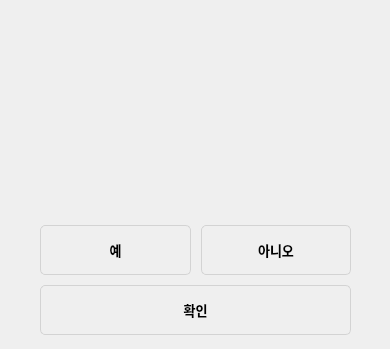
<?xml version="1.0" encoding="UTF-8"?>
<ui version="4.0">
 <class>DlgWarning</class>
 <widget class="QDialog" name="DlgWarning">
  <property name="geometry">
   <rect>
    <x>0</x>
    <y>0</y>
    <width>390</width>
    <height>349</height>
   </rect>
  </property>
  <property name="windowTitle">
   <string>Dialog</string>
  </property>
  <widget class="QWidget" name="layoutWidget">
   <property name="geometry">
    <rect>
     <x>0</x>
     <y>210</y>
     <width>391</width>
     <height>140</height>
    </rect>
   </property>
   <layout class="QVBoxLayout" name="layout_button">
    <property name="spacing">
     <number>10</number>
    </property>
    <property name="leftMargin">
     <number>40</number>
    </property>
    <property name="topMargin">
     <number>15</number>
    </property>
    <property name="rightMargin">
     <number>40</number>
    </property>
    <property name="bottomMargin">
     <number>15</number>
    </property>
    <item>
     <widget class="QWidget" name="layout_double" native="true">
      <layout class="QHBoxLayout" name="horizontalLayout_4">
       <property name="spacing">
        <number>10</number>
       </property>
       <property name="leftMargin">
        <number>0</number>
       </property>
       <property name="topMargin">
        <number>0</number>
       </property>
       <property name="rightMargin">
        <number>0</number>
       </property>
       <property name="bottomMargin">
        <number>0</number>
       </property>
       <item>
        <widget class="QPushButton" name="btn_yes">
         <property name="sizePolicy">
          <sizepolicy hsizetype="Preferred" vsizetype="Preferred">
           <horstretch>0</horstretch>
           <verstretch>0</verstretch>
          </sizepolicy>
         </property>
         <property name="minimumSize">
          <size>
           <width>0</width>
           <height>50</height>
          </size>
         </property>
         <property name="font">
          <font>
           <family>평창체 Regular</family>
           <pointsize>10</pointsize>
           <weight>75</weight>
           <italic>false</italic>
           <bold>true</bold>
          </font>
         </property>
         <property name="styleSheet">
          <string notr="true">border:1px solid lightgray;
border-radius:5px;
padding:5px;</string>
         </property>
         <property name="text">
          <string>예</string>
         </property>
        </widget>
       </item>
       <item>
        <widget class="QPushButton" name="btn_no">
         <property name="sizePolicy">
          <sizepolicy hsizetype="Preferred" vsizetype="Preferred">
           <horstretch>0</horstretch>
           <verstretch>0</verstretch>
          </sizepolicy>
         </property>
         <property name="minimumSize">
          <size>
           <width>0</width>
           <height>50</height>
          </size>
         </property>
         <property name="font">
          <font>
           <family>평창체 Regular</family>
           <pointsize>10</pointsize>
           <weight>75</weight>
           <italic>false</italic>
           <bold>true</bold>
          </font>
         </property>
         <property name="styleSheet">
          <string notr="true">border:1px solid lightgray;
border-radius:5px;
padding:5px;</string>
         </property>
         <property name="text">
          <string>아니오</string>
         </property>
        </widget>
       </item>
      </layout>
     </widget>
    </item>
    <item>
     <widget class="QPushButton" name="btn_single">
      <property name="sizePolicy">
       <sizepolicy hsizetype="Preferred" vsizetype="Preferred">
        <horstretch>0</horstretch>
        <verstretch>0</verstretch>
       </sizepolicy>
      </property>
      <property name="minimumSize">
       <size>
        <width>0</width>
        <height>50</height>
       </size>
      </property>
      <property name="font">
       <font>
        <family>평창체 Regular</family>
        <pointsize>10</pointsize>
        <weight>75</weight>
        <italic>false</italic>
        <bold>true</bold>
       </font>
      </property>
      <property name="styleSheet">
       <string notr="true">border:1px solid lightgray;
border-radius:5px;
padding:5px;</string>
      </property>
      <property name="text">
       <string>확인</string>
      </property>
     </widget>
    </item>
   </layout>
  </widget>
  <widget class="QWidget" name="widget_2" native="true">
   <property name="geometry">
    <rect>
     <x>-10</x>
     <y>40</y>
     <width>400</width>
     <height>168</height>
    </rect>
   </property>
   <layout class="QHBoxLayout" name="horizontalLayout_5" stretch="0,1">
    <property name="leftMargin">
     <number>9</number>
    </property>
    <property name="topMargin">
     <number>0</number>
    </property>
    <property name="rightMargin">
     <number>9</number>
    </property>
    <property name="bottomMargin">
     <number>9</number>
    </property>
    <item>
     <widget class="QWidget" name="widget_3" native="true">
      <layout class="QVBoxLayout" name="verticalLayout_3">
       <property name="leftMargin">
        <number>0</number>
       </property>
       <property name="topMargin">
        <number>0</number>
       </property>
       <property name="rightMargin">
        <number>0</number>
       </property>
       <property name="bottomMargin">
        <number>0</number>
       </property>
       <item>
        <widget class="QLabel" name="lbl_img">
         <property name="maximumSize">
          <size>
           <width>35</width>
           <height>35</height>
          </size>
         </property>
         <property name="text">
          <string/>
         </property>
         <property name="pixmap">
          <pixmap>../../../../Images/img_warning.png</pixmap>
         </property>
        </widget>
       </item>
       <item>
        <spacer name="verticalSpacer">
         <property name="orientation">
          <enum>Qt::Vertical</enum>
         </property>
         <property name="sizeHint" stdset="0">
          <size>
           <width>20</width>
           <height>40</height>
          </size>
         </property>
        </spacer>
       </item>
      </layout>
     </widget>
    </item>
    <item>
     <layout class="QVBoxLayout" name="layout_content">
      <property name="topMargin">
       <number>5</number>
      </property>
      <item>
       <widget class="QLabel" name="lbl_text">
        <property name="font">
         <font>
          <family>평창체 Regular</family>
          <pointsize>10</pointsize>
          <weight>75</weight>
          <bold>true</bold>
         </font>
        </property>
        <property name="text">
         <string/>
        </property>
        <property name="alignment">
         <set>Qt::AlignLeading|Qt::AlignLeft|Qt::AlignTop</set>
        </property>
       </widget>
      </item>
     </layout>
    </item>
   </layout>
  </widget>
  <widget class="QWidget" name="widget" native="true">
   <property name="geometry">
    <rect>
     <x>0</x>
     <y>0</y>
     <width>400</width>
     <height>42</height>
    </rect>
   </property>
   <layout class="QHBoxLayout" name="horizontalLayout_6">
    <item>
     <spacer name="horizontalSpacer">
      <property name="orientation">
       <enum>Qt::Horizontal</enum>
      </property>
      <property name="sizeHint" stdset="0">
       <size>
        <width>40</width>
        <height>20</height>
       </size>
      </property>
     </spacer>
    </item>
    <item>
     <widget class="QPushButton" name="btn_close">
      <property name="text">
       <string/>
      </property>
      <property name="icon">
       <iconset>
        <normaloff>../../../../Images/img_close.png</normaloff>../../../../Images/img_close.png</iconset>
      </property>
      <property name="autoDefault">
       <bool>false</bool>
      </property>
      <property name="flat">
       <bool>true</bool>
      </property>
     </widget>
    </item>
   </layout>
  </widget>
 </widget>
 <resources/>
 <connections/>
</ui>
